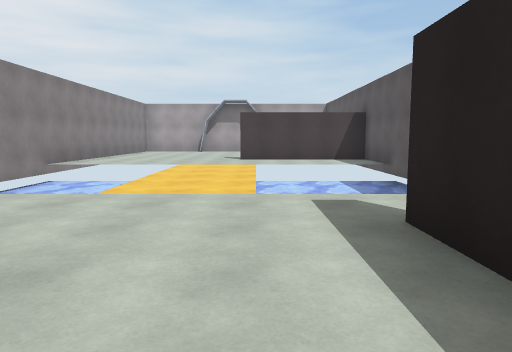
View 1 (above)

14 first-person views from a walk through a scene from a Unity 3-D project. The camera is 1.4 m above the floor, tilts 6° down and sees 70° across. The floor is counted in squares, 2 m on a side. Each view is taken from the middle of a square. On the plan, view 1 faces up. The plan holds only what a view shows up to about 11 squares ahead; the rest is blank. The player is left out. Surface patterns are stand-ins for the level's own textures.

View 2
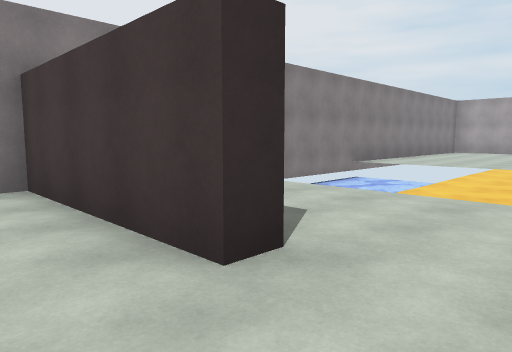

View 3
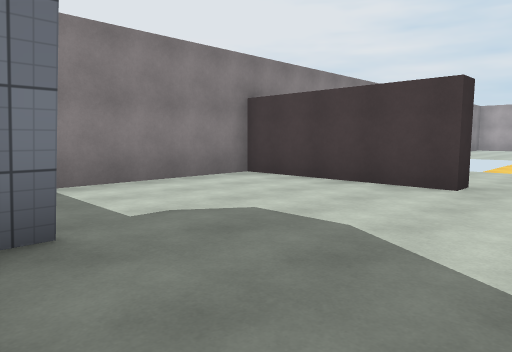

View 4
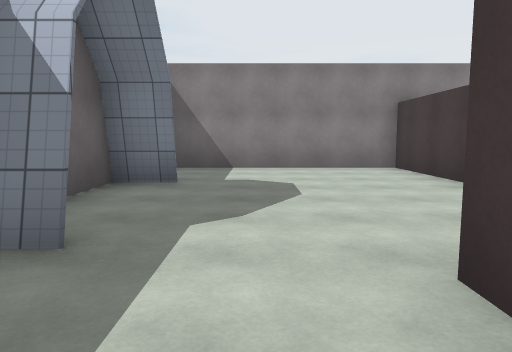

View 5
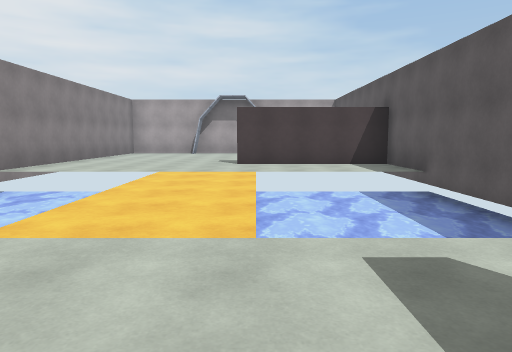

View 6
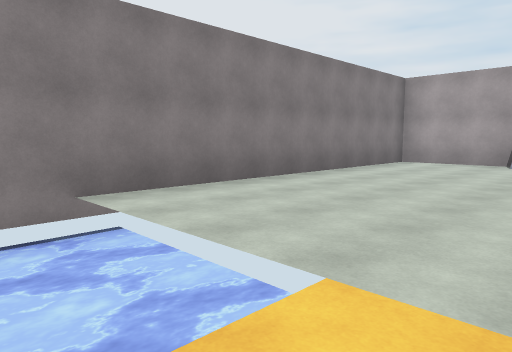

View 7
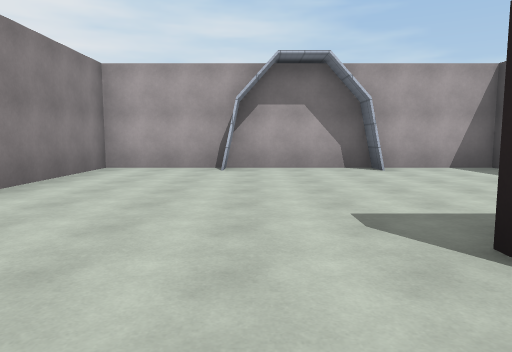

View 8
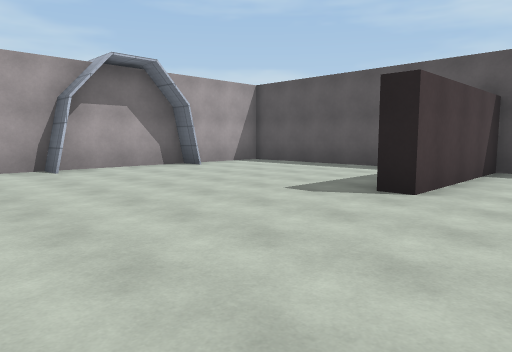

View 9
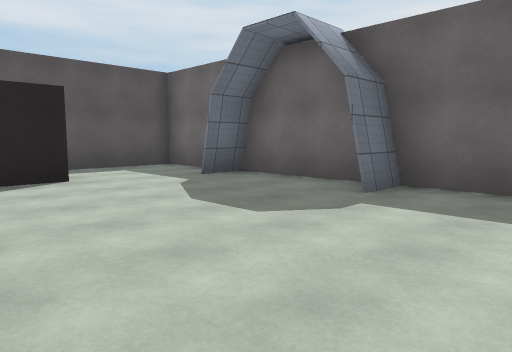

View 10
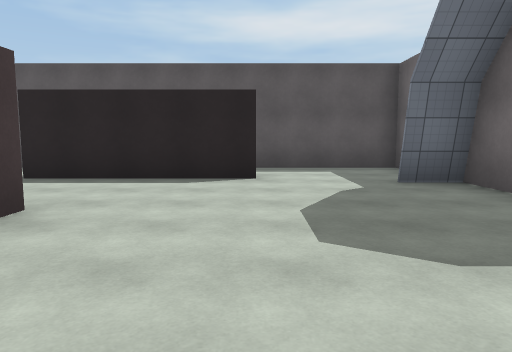

View 11
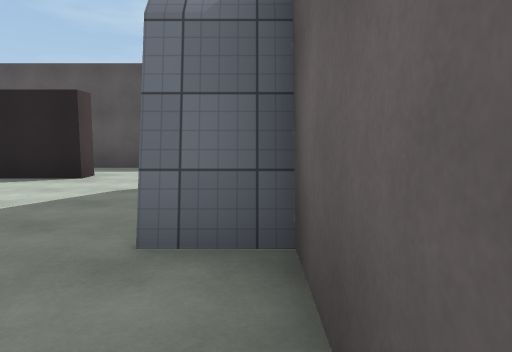

View 12
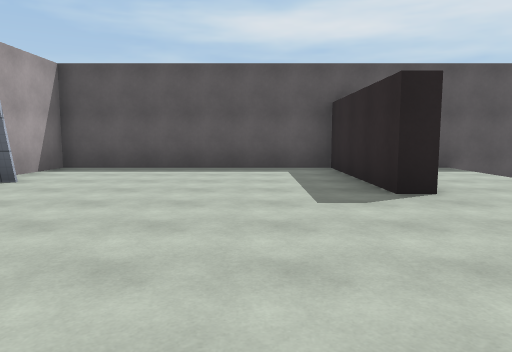

View 13
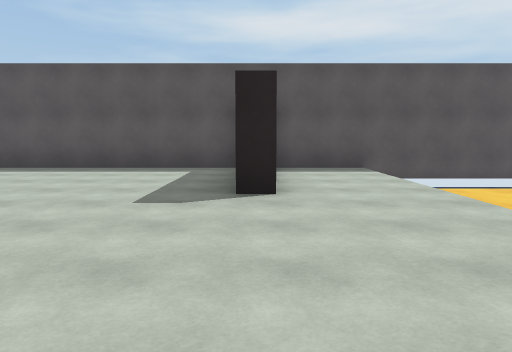

View 14
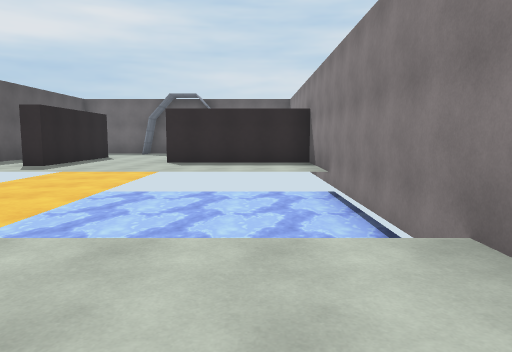

### Floor plan
Key: @ floor where view 1 was taken; # wall or solid block; . floor; ≈ water the walk keeps out of.
Columns run from 6 left of view 1 to 4 right of it. Each row starts with its distance up from view 1.
 19 ###########
 18 #..#...#..#
 17 #.........#
 16 #.........#
 15 #.........#
 14 #.........#
 13 #.........#
 12 #.....#####
 11 #.........#
 10 #.........#
  9 #≈≈≈≈.≈≈≈≈#
  8 #≈≈≈≈.≈≈≈≈#
  7 #≈≈≈≈.≈≈≈≈#
  6 #≈≈≈≈.≈≈≈≈#
  5 #≈≈≈≈.≈   #
  4 #........
  3 #........
  2 #####..#..
  1 #......# .#
  0 #.....@# .#
 -1 #......#..#
 -2 #.........#
 -3 #.........#
 -4 #..#...#..#
 -5 ###########

Positions as (right, up) in squares from view 1, and headings:
1: (0, 0), facing up
2: (0, 0), facing up-left
3: (0, -4), facing up-left
4: (3, -2), facing left
5: (0, 2), facing up
6: (-1, 8), facing up-left
7: (-2, 10), facing up
8: (-5, 10), facing up-right
9: (-5, 1), facing down-right
10: (-5, -1), facing right
11: (-5, -4), facing right
12: (-5, 14), facing right
13: (-5, 12), facing right
14: (-4, 12), facing down
